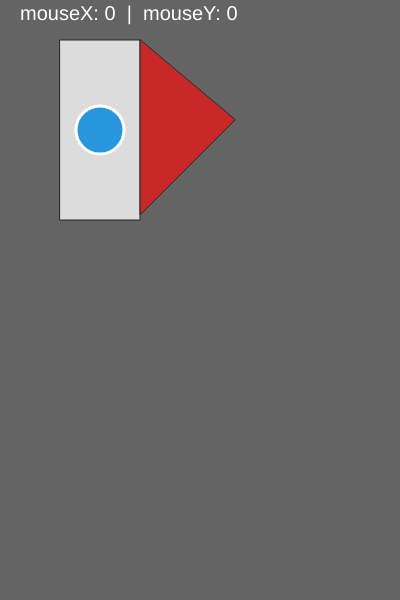
Frame 1 (no input)
Frame 60 (no input): identical to frame 1, image omitted
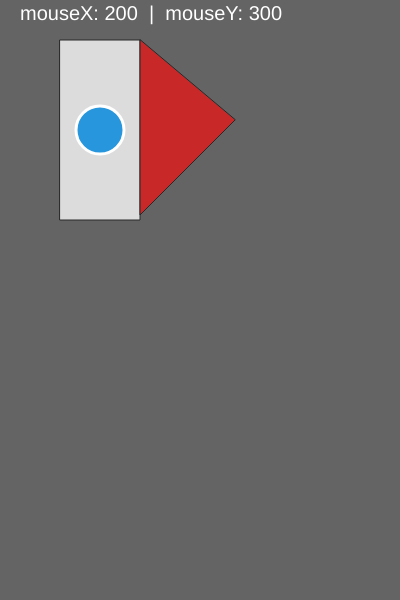
Frame 120 (the mouse pressed at the canvas centre since frame 60)

The p5.js sketch that drew these frames (run headless with seeded random() and noise() and a simulated clock; from frame 60 on, the mouse is pressed at the canvas centre):

// p5.js sketch
// ── sketch.js
function setup() {
  createCanvas(400, 600); // dimensioni canva
}

function draw() {
  background(100); // colore background
  //mostrare un testo bianco che dice le coordinate del mouse
  // sul foglio da disegno
  fill(255); // bianco
  textSize(20); // per ingradire testo
  // stringa, x, y
  text("mouseX: " + mouseX + 
    "  |  mouseY: " + mouseY,20,20)


  //aprire contesto di disegno --> ogni cosa che faccio tra push e pop 
  // non andrà ad influire sul resto dello skecth
  push();
  fill(220);
  stroke(40);

  // alternativa
  rectMode(CENTER);
  rect(100, 130, 80, 180);

  // triangolo
  fill(200,40, 40);
  triangle(140, 40, 140, 215, 235, 120);

  // cerchio
  fill(40, 150, 220);
  stroke(255);
  strokeWeight(3);
  ellipse(100, 130, 48, 48)

  // chiudere contesto
  pop();


  

}
